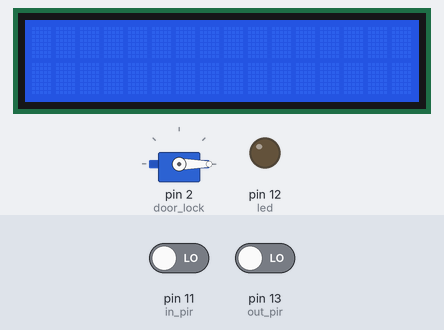
This sketch was run on a simulated Arduino Uno, built with avr-gcc and run on an emulated ATmega328P. Parts: 16×2 character LCD, servo, output pins drawn as LEDs (lit = HIGH). Dashed ring = blinking. The test bench sets the inputs (shaded band); at power-on: pin 13 (out_pir) LOW, pin 11 (in_pir) LOW. The modem accepts every AT command (registered, SIM ready, sends succeed) and sends nothing else; what the sketch prints to the serial monitor is not drawn.

Above: at 1.2 s.
1.3 s: pin 13 (out_pir) driven HIGH
At 2.6 s:
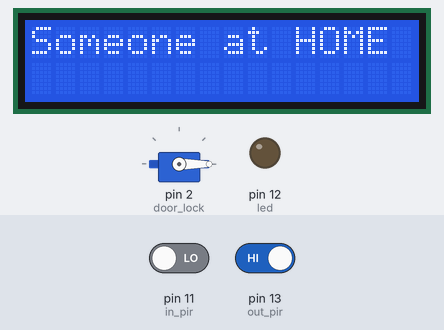
4.3 s: pin 13 (out_pir) driven LOW
At 5.1 s:
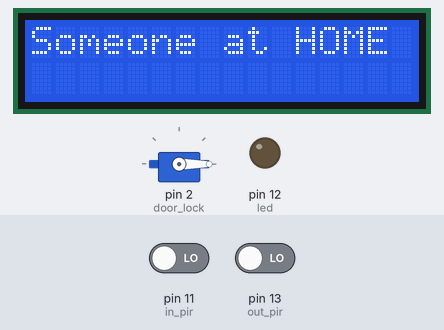
7.3 s: pin 11 (in_pir) driven HIGH
At 10.1 s:
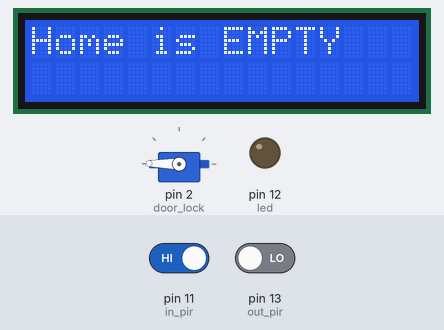
10.3 s: pin 11 (in_pir) driven LOW
At 12.0 s:
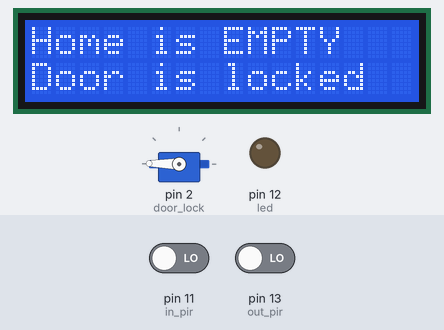
13.3 s: pin 11 (in_pir) driven HIGH
At 13.7 s:
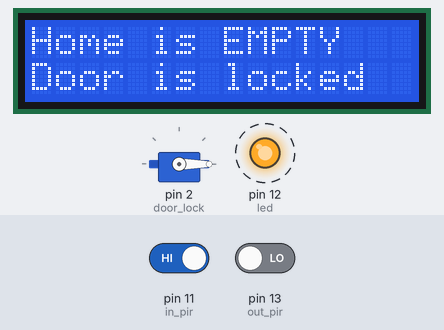
Timing chart, 0 to 17.3 s (numbered marks = the images above; inputs shaded):
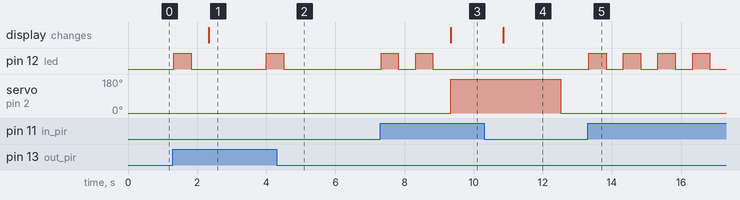

The sketch:

sketch.ino
```cpp
// C++ code
//

#include<Servo.h>
#include<LiquidCrystal.h>
#include<SoftwareSerial.h>
#include<string.h>

#define out_pir 13
#define in_pir 11
#define led 12
#define time 500


int out_data=0,in_data=0,person_count=0,i,flag=0;

//creating objects
Servo door_lock;
LiquidCrystal lcd(10, 9, 8, 7, 6, 5 );  // this are pin numbers in arduino

//from GSM module Tx pin will connect to pin 4 and Rx pin will connect to pin 3
SoftwareSerial module(4,3);             //this are pin numbers of arduino

void setup()
{
  pinMode(out_pir,INPUT);
  pinMode(in_pir,INPUT);
  pinMode(led,OUTPUT);
  Serial.begin(9600);  		// setting the baud rate of serial monitor
  module.begin(9600);       // setting the baud rate of GSM module
  lcd.begin(16,2);          // set up the LCD's number of colum and row
  door_lock.attach(2);
  door_lock.write(0);
  digitalWrite(led,LOW);
}

void loop()
{
  out_data=digitalRead(out_pir); //reading data from out sensor
  in_data=digitalRead(in_pir);   // reading data from in sensor

  // for traking in/out data
  Serial.print("out= ");
  Serial.print(out_data);
  Serial.print("in= ");
  Serial.println(in_data);

  if(out_data==1)
  {
    digitalWrite(led,HIGH);
    delay(time);
    digitalWrite(led,LOW);
    in_data=0;
    person_count++;  //everytime out sensor is on thats mean someone entering in the room and adding up to here
    flag=0;        // using flag for  element conflict between commands
    delay(time);  // waiting for .5 seconsa to pass through in sensor
  }
  else if(in_data==1)
  {

    digitalWrite(led,HIGH);
    delay(time);
    digitalWrite(led,LOW);
    out_data=0;
    person_count--;                                  // every time in sensor is on thats mean someone is going out from room so decreasing person count
    flag=1;
    //preventing (-) value in in_data
    if(person_count<0)
    {
      person_count=0;
      flag=0;
    }

    delay(time);                                      // waiting for .5 seconds to pass through out sensor
  }
  //traking person count
  Serial.print("Person=");
  Serial.println(person_count);

  if(person_count==1 && flag ==0)
  {

    door_lock.write(0);
    lcd.clear();
    lcd.setCursor(0,0);                               // setting cursore from where it will start writing in LCD
    lcd.print("Someone at HOME");
    send_massage("*****SOMEONE AT HOME*****");      // Calling send_massage function
    flag=1;
  }
  else if(person_count==0 && flag==1)
  {
    lcd.clear();
    lcd.setCursor(0,0);                               // setting cursore from where it will start writing in LCD
    lcd.print("Home is EMPTY");

    //moving motor for 180 degree
    for(i=0;i<180;i++)
    {
      door_lock.write(i);

    }
    delay(1500);
    lcd.setCursor(0,1);                               // set cursore in the next line in LCD
    lcd.print("Door is locked");
    send_massage("***HOME IS EMPTY, DOOR IS LOCKED****");  //calling send_massage function
    door_lock.write(0); 							  // set the motor in initial state
    flag=0;
  }

}
// This code is for send notification to cell phone

void send_massage(String a)
{
  module.println("AT+CMGF=1");                       // set module in send SMS mode
  delay(1000);                                       // wait for 1 second
  module.println("AT+CMGS=\"+467200xxxxx\"\r");      // replace x with recivers mobile number
  module.println(a);                                 // for print the massage
  delay(100);
  module.println((char)26);  						 // ASCII code for CTRL+Z(to exit)
  delay(time);

}
```

Measured:
- after the input at 1.3 s, pin 12 (led): LOW → HIGH at once, → LOW 0.50 s later, → HIGH 2.2 s later; the display: changes after 1.0 s (image 1)
- after the input at 4.3 s, pin 12 (led): goes on until 4.5 s, then stays LOW
- after the input at 7.3 s, pin 12 (led): alternates HIGH for 0.50 s and LOW for 0.50 s, 4 changes in all, then stays LOW, starting at once; servo on pin 2 (door_lock): 0° → 179° after 2.0 s; the display: changes after 2.0 s (image 3)
- after the input at 10.3 s, pin 12 (led): stays LOW (without the input it goes to HIGH after 2.2 s)
- after the input at 13.3 s, pin 12 (led): alternates HIGH for 0.50 s and LOW for 0.50 s, starting at once
